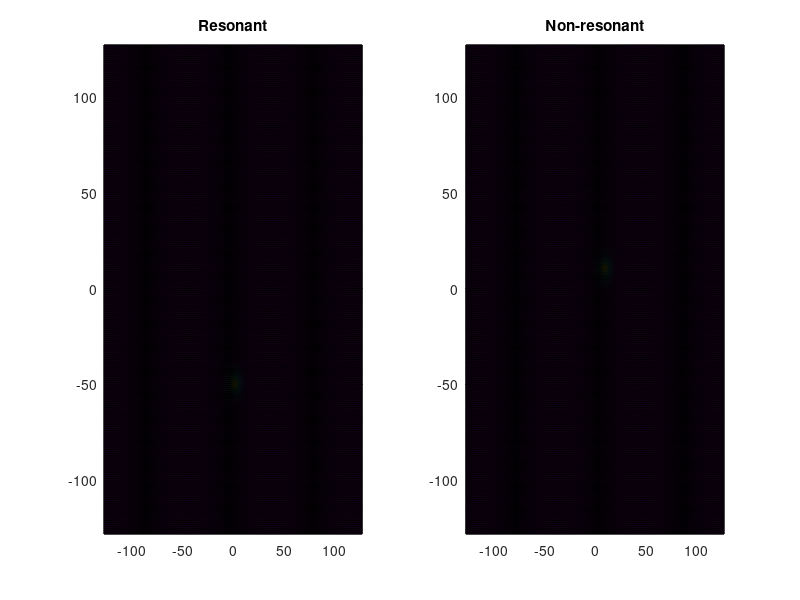

Recreate this plot in MATLAB. (Note: this script raises an error after producing the figure.)

%%% Multi-track simulation
%%% We will turn off all disp in GP2DF!!!!
% clearvars
% % close all

% function Particle_num = threshold(ratio, Gin)
clearvars
format compact
close all
tic


disp(date);
%%%%%% Define Constants
disp('Defining Constants');

%%% Physical Constants
hbar = 0.6582;	% Plank's Constant (meV.ps)
c=3*10^14*10^-12;	% Speed of light (um/ps)
me=511*10^6/c^2;	% Free electron mass (meV/c^2)
mp=(7*10^-5)*me; % mass of Cavity photon
%%% Calculation Contronl
tstart = 1;	% Initial Dynamics time (ps)
tfinish = 100;	% Finish time (ps)     % reservoir steady state time needed: 100 ps; +20 ps;
tp = tfinish/2;
tstep=0.1;%0.25;	% Frequency to stroe data
Nt=(tfinish-tstart)/tstep;
turn_Pr = 1;
turn_Pn = 1;
turn_defect = 1;
%%%%%% End

%%%%%% Grid of energy, momentum and real space
%%% For energy
Ns=400;	% Sub-steps;
% Although data will be store for every tstep, it will be calculate over smaller intervals, Ns sets the number of intervals for every tstep;
sstep=tstep/Ns;	% This time step in time used in solving the differential equations; (ps)


uc=1; % Unit cell size (um)
nuc=128; % Number of Unit Cell in one direction from 0-end


%%% For real space
num_p = 2;
Nx=nuc*num_p;	% Number of points in x-axis
Ny=nuc*num_p;	% Number of points in y-axis
xmax=nuc*uc;	% Set x range (um)
ymax=nuc*uc;	% set y range (um)
x=((1:Nx)'-Nx/2-1)*2*xmax/Nx';	% Grid in x
y=((1:Ny)'-Ny/2-1)*2*ymax/Ny';  % Grid in y
dx=abs(x(4)-x(3));	% dx (um)
dy=abs(y(4)-y(3));      % dy
x0=Nx/2+1;  % x=0 index
y0=Ny/2+1;
[X,Y]=meshgrid(x,y);

%%% For momentum space
kxmax=pi/dx; % maxmium of k valus (um^-1)
kymax=pi/dy;
kx=((1:Nx)'-Nx/2-1)*pi/xmax;	% Grid in kx
ky=((1:Ny)'-Ny/2-1)*pi/ymax;	% Grid in ky
dkx=2*kxmax/Nx;	% dkx
dky=2*kymax/Ny;	% dky
[KX,KY]=meshgrid(kx,ky);
%%%%%% END

%%%%%% Dispersion
EC=(hbar^2)*(KX.^2+KY.^2)/(2*mp);

%%%%% Nonlinear interaction %%%%%%%%
%%%%% Parameters controled by experimantal
alpha=5*10^-3;	%meV*um^2
Gin = 0.05;   % Gain rate 0.05 ps^-1 um^2
beta= 1*alpha;
omega = 0.15/hbar; %ps^-1
tauP = 15;   % ps
tauR = 120; % ps
Gamma = 1*hbar/(2*tauP);


ratio = 10;
Inten_Pn = ratio*1/(Gin*tauP*tauR);
Inten_Pr = 0.05*20;
sigr = 6; % size
sigr_Poten = 2;
sigr_non = 6;

locate_pump = -50;
locate_poten = -10;
locate_non_Y = 10;
locate_non_X = 8;

RL = sqrt(X.^2+(Y-locate_pump).^2);
RL_non = sqrt((X-locate_non_X).^2+(Y-locate_non_Y).^2);
RL_poten = sqrt(X.^2+(Y-locate_poten).^2);
Phase = atan2(Y,X);

%Gaussian
r = sqrt(X.^2 + Y.^2);

kky = -0.5; %um^-1
Pr = turn_Pr*Inten_Pr*exp(-(RL/sigr).^2).*exp(-1i*kky*Y);
Pn = turn_Pn*Inten_Pn*exp(-(RL_non/sigr_non).^2);
% Pr(Y<locate_pump) = 0;
% Pr = Inten_Pr*exp(-(RL/sigr).^2);
PE = 1; %meV;
Poten = turn_defect*PE*exp(-(RL_poten/sigr_Poten).^2);

figure()
% subplot(1,3,1)
% pcolor(x,y,abs(Poten));
subplot(1,2,1)
pcolor(x,y,abs(Pr));
title('Resonant')
subplot(1,2,2)
pcolor(x,y,abs(Pn));
title('Non-resonant')
22

% system_name = sprintf('locatePn = %0.2f, locatePr = %0.2f, locateDefect = %0.2f.jpg',-locate_non,locate_pump,-locate_poten);
% figure()
% pcolor(x,y,abs(Pr));
% pcolor(x,y,ss);
% hold on
% axis(2*[-32 32 -32 32])
% pcolor(x,y,abs(Pn));
% viscircles([0,locate_non],sigr_non,'Color','w');
% viscircles([0,locate_poten],sigr_Poten);
% title("Resonant","FontSize",20)
% axis on
% colorbar
% % saveas(gcf,system_name)



%%


%%%%%% Define Fehlberg coefficients (for fifth order Runge-Kutta procedure)
ai(1)=16/135;
ai(2)=0;
ai(3)=6656/12825;
ai(4)=28561/56430;
ai(5)=-9/50;
ai(6)=2/55; %#ok<NASGU>

aibi(1)=1/360;
aibi(2)=0;
aibi(3)=-128/4275;
aibi(4)=-2197/75240;
aibi(5)=1/50;
aibi(6)=2/55;

dij(1,1)=0;
dij(2,1)=1/4;
dij(3,1)=3/32;          dij(3,2)=9/32;
dij(4,1)=1932/2197;     dij(4,2)=-7200/2197;    dij(4,3)=7296/2197;
dij(5,1)=439/216;       dij(5,2)=-8;            dij(5,3)=3680/513;
dij(5,4)=-845/4104;
dij(6,1)=-8/27;         dij(6,2)=2;             dij(6,3)=-3544/2565;
dij(6,4)=1859/4104;     dij(6,5)=-11/40;
%%%%%% END

% Load initial condition
%load psi_601.mat
%load res_601.mat
%psi_ini = psi5;
%rev_ini = rev5;
%clear psi5 rev5

%%%%%% Define the initial state

t=0;	% Real time (ps)
%%% Take the initial wavefunction
% set the random seed
rng('shuffle'); % make the initial seed depned on current time
%rng('default'); % make sure the same random initial condition


psi5=10e-10*(randn(Ny,Nx)+1i*randn(Ny,Nx));
% psi5 = 10e-1*(zeros(Ny,Nx)+1i*zeros(Ny,Nx));
rev5 = 10e-1*(zeros(Ny,Nx)+1i*zeros(Ny,Nx));
% noise = 10e-10*(randn(Ny,Nx)+1i*randn(Ny,Nx));
%%%%%% END






para = struct('hbar',hbar,'sstep',sstep,'alpha',alpha,'tauP',tauP, ...
    'Pr',Pr,'Pn',Pn,'omega',omega,'tp',tp,'Gamma',Gamma,'EC',EC,'Gin',Gin,'beta',beta,'tauR',tauR,'Poten',Poten);
%%%%%% 5th order Runge-Kutta Algorithm
for si=0:1:4
    t=si*sstep;

    % Label theta at next, current and 4 sub-timesteps behind
    psin1=['psi',sprintf('%g',si+5+1)];	% Label of next sub-timestep
    psin = ['psi',sprintf('%g',si+5)];      % Label of current sub-timestep
    psin_4 = ['psi',sprintf('%g',si+5-4)];  % Label of four sub-timesteps back

    % Label theta at next, current and 4 sub-timesteps behind
    revn1=['rev',sprintf('%g',si+5+1)];	% Label of next sub-timestep
    revn = ['rev',sprintf('%g',si+5)];      % Label of current sub-timestep
    revn_4 = ['rev',sprintf('%g',si+5-4)];  % Label of four sub-timesteps back


    % Calculate gradients
    [f1psi,f1rev] = fcal2D(...
        eval(psin),...
        eval(revn),...
        t,para);

    [f2psi,f2rev] = fcal2D(...
        eval(psin)+dij(2,1)*f1psi,...
        eval(revn)+dij(2,1)*f1rev,...
        t,para);

    [f3psi,f3rev] = fcal2D(...
        eval(psin)+dij(3,1)*f1psi+dij(3,2)*f2psi,...
        eval(revn)+dij(3,1)*f1rev+dij(3,2)*f2rev,...
        t,para);

    [f4psi,f4rev] = fcal2D(...
        eval(psin)+dij(4,1)*f1psi+dij(4,2)*f2psi+dij(4,3)*f3psi,...
        eval(revn)+dij(4,1)*f1rev+dij(4,2)*f2rev+dij(4,3)*f3rev,...
        t,para);

    [f5psi,f5rev] = fcal2D(...
        eval(psin)+dij(5,1)*f1psi+dij(5,2)*f2psi+dij(5,3)*f3psi+dij(5,4)*f4psi,...
        eval(revn)+dij(5,1)*f1rev+dij(5,2)*f2rev+dij(5,3)*f3rev+dij(5,4)*f4rev,...
        t,para);

    [f6psi,f6rev] = fcal2D(...
        eval(psin)+dij(6,1)*f1psi+dij(6,2)*f2psi+dij(6,3)*f3psi+dij(6,4)*f4psi+dij(6,5)*f5psi,...
        eval(revn)+dij(6,1)*f1rev+dij(6,2)*f2rev+dij(6,3)*f3rev+dij(6,4)*f4rev+dij(6,5)*f5rev,...
        t,para);

    % Calculate fields at next sub-timestep
    eval([psin1 '=eval(psin)+ai(1)*f1psi+ai(2)*f2psi+ai(3)*f3psi+ai(4)*f4psi+ai(5)*f5psi+ai(6)*f6psi;']);
    eval([revn1 '=eval(revn)+ai(1)*f1rev+ai(2)*f2rev+ai(3)*f3rev+ai(4)*f4rev+ai(5)*f5rev+ai(6)*f6rev;']);

    % Calculate errors
    errorpsi=sum(sum(abs(...
        aibi(1)*f1psi+aibi(2)*f2psi+aibi(3)*f3psi...
        +aibi(4)*f4psi+aibi(5)*f5psi+aibi(6)*f6psi)))...
        /(sum(sum(abs(eval(psin1)))));

    % Clear psi at sub-timestep 6 substeps behind next substep
    clear(psin_4);
    clear(revn_4);

end
clear f1psi f2psi f3psi f4psi f5psi f6psi
clear f1rev f2rev f3rev f4rev f5rev f6rev

clear ai aibi dij

%%%%%% END

%%%%%% Prepare for 5th order Adams-Bashforth-Moulton Algorithm
% This part of the code prepares for the 5th order Adams-Bashforth-Moulton Algorithm. From the stored values of psi from the Runge-Kutta procedure it calculates the gradients, fpsi=dpsi/dt, for each sub-timestep. The results are the arrays: % fpsi6, fpsi7, fpsi8, fpsi9 We also keep the last value of the field: (psi10, theta10) This part of the procedure uses the function, fcal2D(psi,...,t), which gives the value of dpsi/dt
% Increment substep by one
si=si+1;        %si=5 now

% Label psi at previous four sub-timesteps
psin_1 = ['psi',sprintf('%g',si+5-1)];
psin_2 = ['psi',sprintf('%g',si+5-2)];
psin_3 = ['psi',sprintf('%g',si+5-3)];
psin_4 = ['psi',sprintf('%g',si+5-4)];

% Label f at previous four sub-timesteps
fpsin_1 = ['fpsi',sprintf('%g',si+5-1)];
fpsin_2 = ['fpsi',sprintf('%g',si+5-2)];
fpsin_3 = ['fpsi',sprintf('%g',si+5-3)];
fpsin_4 = ['fpsi',sprintf('%g',si+5-4)];

% Label phi at previous four sub-timesteps
revn_1 = ['rev',sprintf('%g',si+5-1)];
revn_2 = ['rev',sprintf('%g',si+5-2)];
revn_3 = ['rev',sprintf('%g',si+5-3)];
revn_4 = ['rev',sprintf('%g',si+5-4)];

% Label f at previous four sub-timesteps
frevn_1 = ['frev',sprintf('%g',si+5-1)];
frevn_2 = ['frev',sprintf('%g',si+5-2)];
frevn_3 = ['frev',sprintf('%g',si+5-3)];
frevn_4 = ['frev',sprintf('%g',si+5-4)];


% Calculate f at previous four sub-timesteps
eval([ '[' fpsin_1  ',' frevn_1 ']=fcal2D(' ...
    psin_1  ',' revn_1 ','...
    't,para);']);

eval([ '[' fpsin_2  ',' frevn_2 ']=fcal2D(' ...
    psin_2 ',' revn_2 ','...
    't,para);']);

eval([ '[' fpsin_3  ',' frevn_3 ']=fcal2D(' ...
    psin_3 ',' revn_3 ','...
    't,para);']);

eval([ '[' fpsin_4  ',' frevn_4 ']=fcal2D(' ...
    psin_4 ',' revn_4 ','...
    't,para);']);

% Clear psi at sub-timesteps earlier than last sub-timestep
clear(psin_1); clear('psin_1');
clear(psin_2); clear('psin_2');
clear(psin_3); clear('psin_3');
clear(psin_4); clear('psin_4');

clear(revn_1); clear('revn_1');
clear(revn_2); clear('revn_2');
clear(revn_3); clear('revn_3');
clear(revn_4); clear('revn_4');


%%%%%% END

%%%%%% Start main 5th order Adams-Bashforth-Moulton Algorithm for all remaining timesteps This is the main part of the algorithm that calculates psi and theta for every sub-timestep.  For each timestep after the initial equilibrium time set by E_tstart plots are made for the first Monte Carlo realization if allow_plots==true For each value in the sample time grid, defined by E_Samples, E_start, and tfinish the field is saved in the variable psi_Ei where Ei is an index The time dynamics of the first Monte Carlo realization is also stored in the variable psit (if allow_plots==1) This part of the procedure uses the function, fcalc2DIS(psi,...,t), which gives the value of dpsi/dt
psit=zeros(Ny,Nx);
revt=zeros(Ny,Nx);


for ti=0:1:tfinish/tstep

    t=ti*tstep+si*sstep;
    plot_t(ti+1) = t;
    disp([sprintf('%1.4f',t),' ps', sprintf(' \t %g',ti),' step ']);
    display(['|psi|^2 : ' sprintf('%1.4g',sum(sum(abs(psit).^2)))]);	% Why 1e8?
    display(['|rev|^2 : ' sprintf('%1.4g',sum(sum(revt)))]);	% Why 1e8?
    sum_psi(ti+1) = sum(sum(abs(psit).^2));



    while si<Ns
        t=ti*tstep+si*sstep;

        % Label f at next and previous 5 sub-timesteps
        fpsin1 = ['fpsi',sprintf('%g',si+5+1)];
        fpsin = ['fpsi',sprintf('%g',si+5)];
        fpsin_1 = ['fpsi',sprintf('%g',si+5-1)];
        fpsin_2 = ['fpsi',sprintf('%g',si+5-2)];
        fpsin_3 = ['fpsi',sprintf('%g',si+5-3)];
        fpsin_4 = ['fpsi',sprintf('%g',si+5-4)];

        % Label f at next and previous 5 sub-timesteps
        frevn1 = ['frev',sprintf('%g',si+5+1)];
        frevn = ['frev',sprintf('%g',si+5)];
        frevn_1 = ['frev',sprintf('%g',si+5-1)];
        frevn_2 = ['frev',sprintf('%g',si+5-2)];
        frevn_3 = ['frev',sprintf('%g',si+5-3)];
        frevn_4 = ['frev',sprintf('%g',si+5-4)];



        % Label psi at next and last sub-timestep
        psin1 = ['psi',sprintf('%g',si+5+1)];
        psin = ['psi',sprintf('%g',si+5)];

        revn1 = ['rev',sprintf('%g',si+5+1)];
        revn = ['rev',sprintf('%g',si+5)];


        % Calculate f at last sub-timestep
        eval([ '[' fpsin  ',' frevn ']=fcal2D(eval(psin),eval(revn),t,para);']);

        % Predict psi at next sub-timestep (Adams-Bashforth Formula)
        psiapprox=eval(psin)+(1/720)*(...
            1901*eval(fpsin)-2774*eval(fpsin_1)...
            +2616*eval(fpsin_2)-1274*eval(fpsin_3)...
            +251*eval(fpsin_4));

        revapprox=eval(revn)+(1/720)*(...
            1901*eval(frevn)-2774*eval(frevn_1)...
            +2616*eval(frevn_2)-1274*eval(frevn_3)...
            +251*eval(frevn_4));

        clear(fpsin_4);
        clear(frevn_4);

        % Predict f at next sub-timestep

        eval([ '[' fpsin1  ',' frevn1 ']=fcal2D(psiapprox,revapprox,t,para);']);

        % Correct psi at next sub-timestep (Adams-Moulton Formula)
        eval([ psin1 '=eval(psin)+(1/720)*',...
            '(251*eval(fpsin1)+646*eval(fpsin)-264*eval(fpsin_1)',...
            '+106*eval(fpsin_2)-19*eval(fpsin_3));']);
         % Correct rev at next sub-timestep (Adams-Moulton Formula)
        eval([ revn1 '=eval(revn)+(1/720)*',...
            '(251*eval(frevn1)+646*eval(frevn)-264*eval(frevn_1)',...
            '+106*eval(frevn_2)-19*eval(frevn_3));']);



        clear(psin);
        clear(revn);

        % Increment sub-timestep
        si=si+1;
    end

    if eval(['isnan(sum(sum(' psin1 ')))'])
        calcsuccess=false;
        disp('  Calculation Stopped: Time step too large')
        return
    end

    % Prepare for next timestep
    psi5=eval(psin1); clear(psin1);
    rev5=eval(revn1); clear(revn1);

    clear(fpsin1);
    clear(frevn1);


    fpsi4=eval(fpsin); clear(fpsin);
    fpsi3=eval(fpsin_1); clear(fpsin_1);
    fpsi2=eval(fpsin_2); clear(fpsin_2);
    fpsi1=eval(fpsin_3); clear(fpsin_3);

    frev4=eval(frevn); clear(frevn);
    frev3=eval(frevn_1); clear(frevn_1);
    frev2=eval(frevn_2); clear(frevn_2);
    frev1=eval(frevn_3); clear(frevn_3);


    si=0;

    if ti>=tstart/tstep
        % store the result
        %         psiall=sum(sum(abs(psi5).^2));
        %         phiall=sum(sum(abs(phi5).^2));
        %         resall=sum(sum(rev5));
        save(['./result/psi_' sprintf('%g',ti-tstart/tstep+1)],'psi5','t');
        save(['./result/rev_' sprintf('%g',ti-tstart/tstep+1)],'rev5','t');

    end
    psit=psi5;
    revt=rev5;
    M(:,:,ti+1) = psit;


end

%%
save data.mat
% close all
Psi_M = abs(M).^2;


len_Psi = size(Psi_M);

for i = 1:len_Psi(3)
    Particle_num(i) = sum(sum(Psi_M(:,:,i)));
end


figure()
plot(Particle_num)
saveas(gcf,'particle_num.jpg')

mat_size = size(M);


A0 = 0.2;
k0=0.5;
Inter = M + A0*exp(-1i*k0*(Y));

normal_sel = 0.6;

for i = 1:mat_size(3)
    inten_M_Inter = abs(Inter(:,:,i)).^normal_sel;
    final_density_Inter(:,:,i) = inten_M_Inter/max(max(inten_M_Inter));

    inten_M = abs(M(:,:,i)).^normal_sel;
    final_density(:,:,i) = inten_M/max(max(inten_M));
end

time = 0:tstep:tfinish;

for i = 1:mat_size(3)
    figure()
    pcolor(X,Y,final_density(:,:,i))
    colormap hot
    shading flat
    viscircles([0,locate_poten],sigr_Poten,'LineStyle','--');
    axis([-32 32 -32 32]);
    title(['time : ',sprintf('%g',time(i)),'ps'],"FontSize",20);
    saveas(gcf,sprintf('images_intensity/%d.jpg',i))
    close all
end

for i = 1:mat_size(3)
    figure()
    pcolor(X,Y,final_density_Inter(:,:,i))
    colormap hot
    shading flat
    viscircles([0,locate_poten],sigr_Poten,'LineStyle','--');
    axis([-32 32 -32 32]);
    title(['time : ',sprintf('%g',time(i)),'ps'],"FontSize",20);
    saveas(gcf,sprintf('images_interference/%d.jpg',i))
    close all
end

for i = 1:mat_size(3)
    figure()
    pcolor(X,Y,angle(M(:,:,i))  )
    colormap gray
    shading flat
    viscircles([0,locate_poten],sigr_Poten,'LineStyle','--');
    axis([-32 32 -32 32]);
    title(['time : ',sprintf('%g',time(i)),'ps'],"FontSize",20);
    saveas(gcf,sprintf('images_phase/%d.jpg',i))
    close all
end



% time = 0:tstep:tfinish;
% fig_name =  sprintf('Soliton : locatePn = %0.2f, locatePr = %0.2f, locateDefect = %0.2f.jpg',-locate_non,locate_pump,-locate_poten);
% figure()
% pcolor(X,Y,normal_max(:,:,end));
% viscircles([0,-locate_non],sigr_non,'Color','w');
% viscircles([0,-locate_poten],sigr_Poten);
% colorbar
% colormap hot
% shading flat
% axis equal
% title(['time : ' sprintf('%g',time(end)),'ps'],"FontSize",20);
% axis([-32 32 -32 32]);
% saveas(gcf,fig_name)
% 
% fig_name2 =  sprintf('Phase : locatePn = %0.2f, locatePr = %0.2f, locateDefect = %0.2f.jpg',-locate_non,locate_pump,-locate_poten);
% 
% figure()
% pcolor(X,Y,angle(M(:,:,end)));
% viscircles([0,-locate_non],sigr_non,'Color','w');
% viscircles([0,-locate_poten],sigr_Poten);
% colormap gray
% shading flat
% axis equal
% title(['time : ' sprintf('%g',time(end)),'ps'],"FontSize",20);
% axis([-32 32 -32 32]);
% 
% saveas(gcf,fig_name2)

% end
